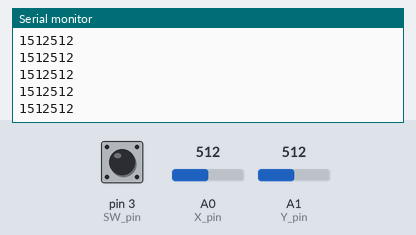
This sketch was run on a simulated Arduino Uno, built with avr-gcc and run on an emulated ATmega328P. Parts: the last lines printed to the serial monitor. Inputs (shaded band) come from the test bench; at power-on: A0 (X_pin) = 512, A1 (Y_pin) = 512, pin 3 (SW_pin) HIGH. No radio packets arrive unless stated.

Above: at 2.2 s.
2.3 s: A0 (X_pin) set to 716
At 2.34 s:
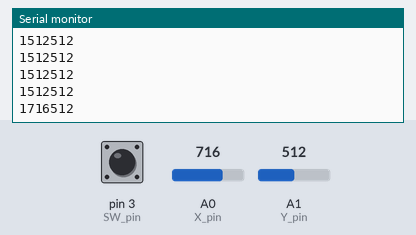
3.8 s: A1 (Y_pin) set to 716
At 3.87 s:
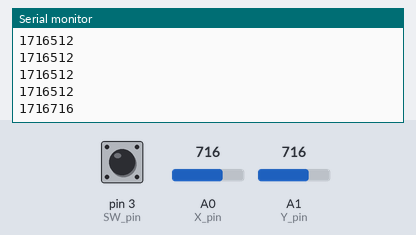
5.3 s: pin 3 (SW_pin) pulled LOW for 0.15 s
At 5.4 s:
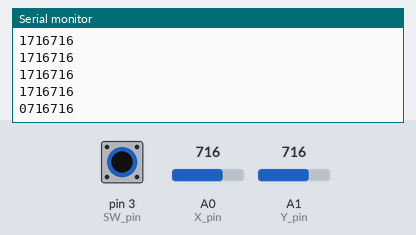
6.9 s: A0 (X_pin) set to 900
At 6.93 s:
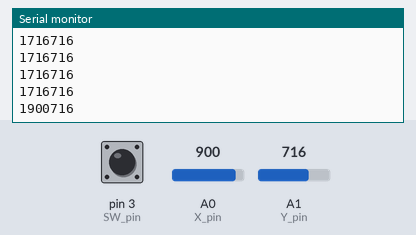
8.4 s: pin 3 (SW_pin) pulled LOW for 1 s
At 8.47 s:
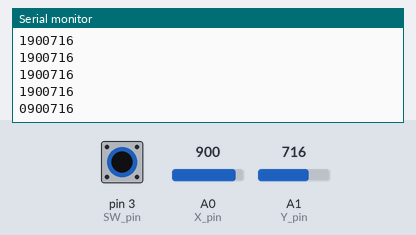
10.9 s: A1 (Y_pin) set to 900
At 10.92 s:
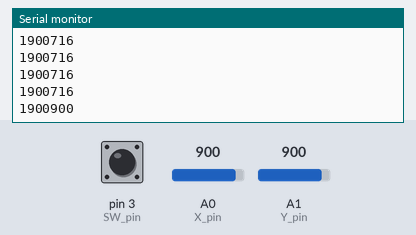
Timing chart, 0 to 13.4 s (numbered marks = the images above; inputs shaded):
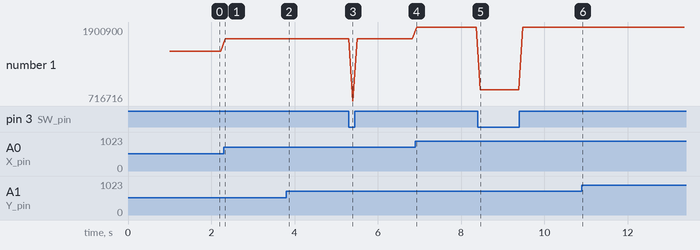

Measured:
- after the input at 2.3 s, the serial monitor: prints a new line at once (image 1)
- after the input at 3.8 s, the serial monitor: prints a new line after 0.07 s (image 2)
- after the input at 5.3 s, the serial monitor: prints a new line after 0.10 s (image 3)
- after the input at 6.9 s, the serial monitor: prints a new line at once (image 4)
- after the input at 8.4 s, the serial monitor: prints a new line after 0.06 s (image 5)
- after the input at 10.9 s, the serial monitor: prints a new line at once (image 6)
- plotted number 1: 1512512 → 1716512 after the input at 2.3 s, 1716512 → 1716716 after the input at 3.8 s, 1716716 → 1900716 after the input at 6.9 s, 1900716 → 1900900 after the input at 10.9 s

The sketch:

BitRadioTransmit.ino
```cpp
#include <SPI.h>
#include <RF24.h>


//JOYSTICK
const int SW_pin = 3; //Digital pin connected to switch input
const int X_pin = A0; //Analog pin connected to X output
const int Y_pin = A1; //Analog pin connecte to Y output
int x_joy;            //Joystick X Output
int y_joy;            //Joystick Y Output
int sw_joy;           //Joystick SW Output

/*
This sketch sends a string to a corresponding Arduino
with nrf24 attached.  It appends a specific value
(2 in this case) to the end to signify the end of the
message.
*/

String msg;
RF24 radio(9,10);
//const uint64_t pipe = 0xE8E8F0F0E1LL;
byte addresses[][6] = {"1Node"}; // Create address for 1 pipe.
//int dataTransmitted[1];  // Data that will be Transmitted from the transmitter

void setup(void)
{
  Serial.begin(9600);           //Begin serial
  radio.begin();                //Begin radio
  //radio.openWritingPipe(pipe);  //Open pipe
  radio.setChannel(108);
  radio.setPALevel(RF24_PA_MIN);
  pinMode(SW_pin, INPUT);       //Set SW pin as input
  digitalWrite(SW_pin, HIGH);
  radio.openWritingPipe( addresses[0]); // Use the first entry in array 'addresses' (Only 1 right now)
  delay(1000);
  msg[3] = 2;
}

void loop(void)
{
  x_joy = analogRead(X_pin);
  y_joy = analogRead(Y_pin);
  sw_joy = digitalRead(SW_pin);
  msg = String(sw_joy) + String(x_joy) + String(y_joy);

  radio.write(&msg,sizeof(msg));
  Serial.println(msg);
//  Serial.print(msg[0]);
//  Serial.print('\t');
//  Serial.print(msg[1]);
//  Serial.print('\t');
//  Serial.print(msg[2]);
//  Serial.print('\t');
//  Serial.println(msg[3]);

/*delay sending for a short period of time.  radio.powerDown()/radio.powerupp
//with a delay in between have worked well for this purpose(just using delay seems to
//interrupt the transmission start). However, this method could still be improved
as I still get the first character 'cut-off' sometimes. I have a 'checksum' function
on the receiver to verify the message was successfully sent.
*/
  radio.powerDown();
  delay(100);
  radio.powerUp();
}
```
